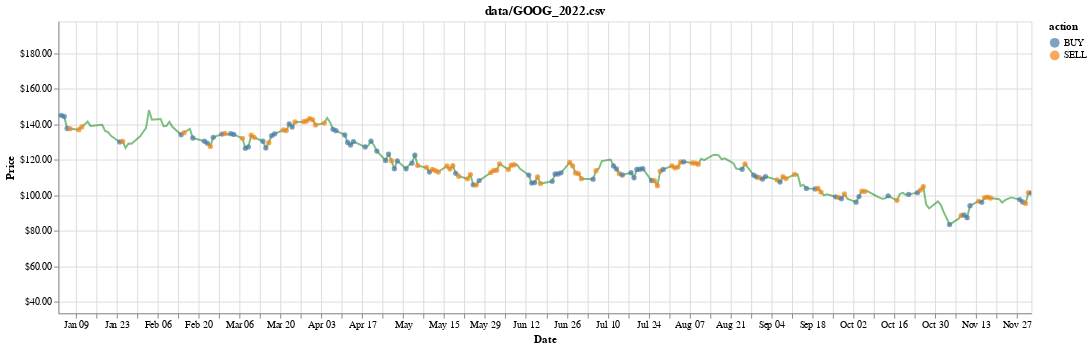

Notebook cell for this chart:
### Markdown cell above
- forecast: LSTM, GRU: Nhận dữ liệu gần đây
- agent: Nhận 1 trong nhiều model sẵn có
- test_data: Nhân vào dữ liệu của 1 năm

### Code cell
chart = visualize(df, history, title=test_stock)
chart

### Figure 1 — Vega-Lite specification as saved in the notebook (floating-point values rounded to 4 significant figures; data arrays with more than 128 entries replaced by an {"elided": "..."} marker saying what was removed)
{"config": {"view": {"continuousWidth": 400, "continuousHeight": 300}}, "layer": [{"mark": {"type": "line", "color": "green", "opacity": 0.5}, "encoding": {"x": {"field": "date", "type": "temporal"}, "y": {"axis": {"format": "$.2f", "title": "Price"}, "field": "position", "scale": {"clamp": true, "domain": [33.49, 198.0]}, "type": "quantitative"}}, "selection": {"selector003": {"type": "interval", "bind": "scales", "encodings": ["x"]}}}, {"mark": {"type": "point", "filled": true}, "encoding": {"color": {"field": "action", "type": "nominal"}, "x": {"axis": {"title": "Date"}, "field": "date", "type": "temporal"}, "y": {"axis": {"format": "$.2f", "title": "Price"}, "field": "position", "scale": {"clamp": true, "domain": [33.49, 198.0]}, "type": "quantitative"}}, "selection": {"selector004": {"type": "interval", "bind": "scales", "encodings": ["x"]}}, "transform": [{"filter": "(datum.action !== 'HOLD')"}]}], "data": {"name": "data-609bc5405915fdbdd550848e6358dcb4"}, "height": 300, "title": "data/GOOG_2022.csv", "width": 1000, "$schema": "https://vega.github.io/schema/vega-lite/v4.17.0.json", "datasets": {"data-609bc5405915fdbdd550848e6358dcb4": {"elided": "232 records"}}}
